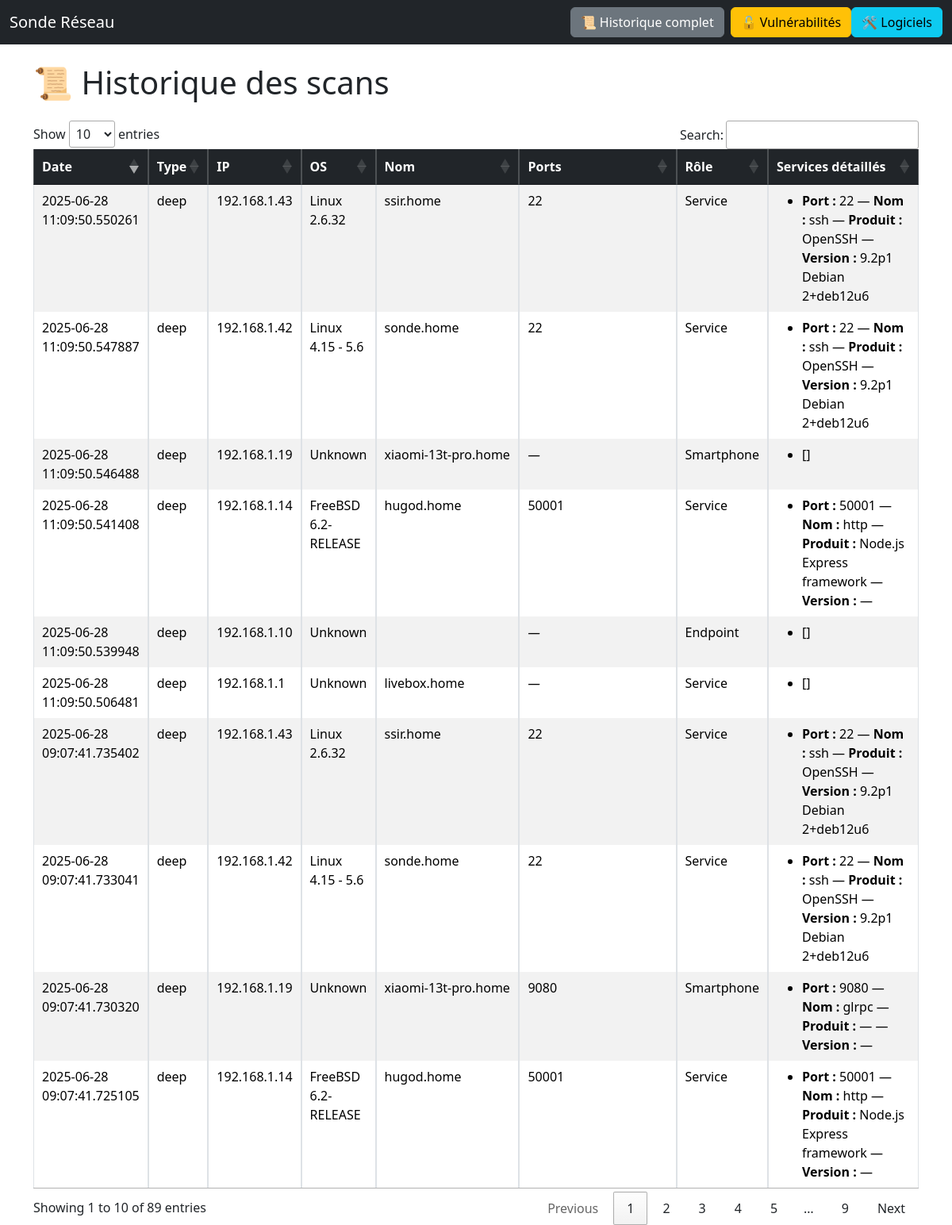
Page /historique on the committed database.
### BD/db.py (models this page shows)
class Scan(Base):
    __tablename__ = "scans"
    id        = Column(Integer, primary_key=True)
    timestamp = Column(DateTime, default=datetime.utcnow, nullable=False)
    scan_type = Column(String)
    ip        = Column(String)
    os        = Column(String)
    hostname  = Column(String)
    netbios   = Column(String)
    ports     = Column(String)
    role      = Column(String)
    device_type = Column(String)
    services  = Column(Text)
    cves      = Column(Text)
    ai_score  = Column(Float)  # Nouveau champ
    ai_method = Column(String)  # Nouveau champ
    services_rel = relationship(
        "Service", back_populates="scan",
        cascade="all, delete-orphan",
    )

class Service(Base):
    __tablename__ = "services"
    id      = Column(Integer, primary_key=True)
    scan_id = Column(Integer, ForeignKey("scans.id"), nullable=False)
    port    = Column(Integer)
    name    = Column(String)
    product = Column(String)
    version = Column(String)
    cves    = Column(String)
    scan      = relationship("Scan", back_populates="services_rel")
    cve_assoc = relationship(
        "ServiceCVE", back_populates="service",
        cascade="all, delete-orphan",
    )

### app.py (the view)
@app.route("/historique")
def historique():
    session = Session()
    entries = (
        session.query(Scan)
               .options(joinedload(Scan.services_rel))
               .order_by(Scan.timestamp.desc())
               .all()
    )
    session.close()
    return render_template("historique.html", entries=entries)

### templates/historique.html (shortened to what this page needs)
<!DOCTYPE html>
<html lang="fr">
<head>
  <link href="https://cdn.jsdelivr.net/npm/bootstrap@5.3.3/dist/css/bootstrap.min.css" rel="stylesheet">
  <link href="https://cdn.datatables.net/1.13.6/css/jquery.dataTables.min.css" rel="stylesheet">
</head>
<body>
  <nav class="navbar navbar-expand-lg navbar-dark bg-dark">
    <div class="container-fluid">
      <a class="navbar-brand" href="{{ url_for('index') }}">Sonde Réseau</a>
      <div class="d-flex">
        <a href="{{ url_for('historique') }}" class="btn btn-secondary me-2">📜 Historique complet</a>
        <a href="{{ url_for('vulns') }}" class="btn btn-warning">🔓 Vulnérabilités</a>
        <a href="{{ url_for('software') }}" class="btn btn-info">🛠️ Logiciels</a>
      </div>
    </div>
  </nav>
  <div class="container mt-4">
    <h1 class="mb-4">📜 Historique des scans</h1>
    <table id="historiqueTable" class="table table-bordered table-striped">
      <thead class="table-dark">
        <tr>
          <th>Date</th>
          <th>Type</th>
          <th>IP</th>
          <th>OS</th>
          <th>Nom</th>
          <th>Ports</th>
          <th>Rôle</th>
          <th>Services détaillés</th>
        </tr>
      </thead>
      <tbody>
        {% for scan in entries %}
        <tr>
          <td>{{ scan.timestamp }}</td>
          <td>{{ scan.scan_type }}</td>
          <td>{{ scan.ip }}</td>
          <td>{{ scan.os }}</td>
          <td>{{ scan.hostname or "" }}</td>
          <td>
            {% if scan.ports %}
              {{ scan.ports }}
            {% else %}
              <em>—</em>
            {% endif %}
          </td>
          <td>
            {% if scan.role %}
              {{ scan.role }}
            {% else %}
              <em>—</em>
            {% endif %}
          </td>
          <td>
            {% if scan.services_rel %}
              <ul class="mb-0">
                {% for svc in scan.services_rel %}
                <li>
                  <strong>Port :</strong> {{ svc.port or "—" }} —
                  <strong>Nom :</strong> {{ svc.name or "—" }} —
                  <strong>Produit :</strong> {{ svc.product or "—" }} —
                  <strong>Version :</strong> {{ svc.version or "—" }}
                </li>
                {% endfor %}
              </ul>
            {% elif scan.services %}
              <ul class="mb-0">
                {% for line in scan.services.split('\n') %}
                  {% if line.strip() %}
                    <li>{{ line }}</li>
                  {% endif %}
                {% endfor %}
              </ul>
            {% else %}
              <em>—</em>
            {% endif %}
          </td>
        </tr>
        {% endfor %}
      </tbody>
    </table>
  </div>
</body>
</html>

### rows in the picture
Scan: timestamp "2025-06-28 11:09:50.550261", scan_type "deep", ip "192.168.1.43", os "Linux 2.6.32", hostname "ssir.home", ports "22", role "Service"
Service: port "22", name "ssh", product "OpenSSH", version "9.2p1 Debian 2+deb12u6"
Scan: timestamp "2025-06-28 11:09:50.547887", scan_type "deep", ip "192.168.1.42", os "Linux 4.15 - 5.6", hostname "sonde.home", ports "22", role "Service"
Service: port "22", name "ssh", product "OpenSSH", version "9.2p1 Debian 2+deb12u6"
Scan: timestamp "2025-06-28 11:09:50.546488", scan_type "deep", ip "192.168.1.19", os "Unknown", hostname "xiaomi-13t-pro.home", role "Smartphone", services "[]"
Scan: timestamp "2025-06-28 11:09:50.541408", scan_type "deep", ip "192.168.1.14", os "FreeBSD 6.2-RELEASE", hostname "hugod.home", ports "50001", role "Service"
Service: port "50001", name "http", product "Node.js Express framework", version "—"
Scan: timestamp "2025-06-28 11:09:50.539948", scan_type "deep", ip "192.168.1.10", os "Unknown", role "Endpoint", services "[]"
Scan: timestamp "2025-06-28 11:09:50.506481", scan_type "deep", ip "192.168.1.1", os "Unknown", hostname "livebox.home", role "Service", services "[]"
Scan: timestamp "2025-06-28 09:07:41.735402", scan_type "deep", ip "192.168.1.43", os "Linux 2.6.32", hostname "ssir.home", ports "22", role "Service"
Service: port "22", name "ssh", product "OpenSSH", version "9.2p1 Debian 2+deb12u6"
Scan: timestamp "2025-06-28 09:07:41.733041", scan_type "deep", ip "192.168.1.42", os "Linux 4.15 - 5.6", hostname "sonde.home", ports "22", role "Service"
Service: port "22", name "ssh", product "OpenSSH", version "9.2p1 Debian 2+deb12u6"
Scan: timestamp "2025-06-28 09:07:41.730320", scan_type "deep", ip "192.168.1.19", os "Unknown", hostname "xiaomi-13t-pro.home", ports "9080", role "Smartphone"
Service: port "9080", name "glrpc", product "—", version "—"
Scan: timestamp "2025-06-28 09:07:41.725105", scan_type "deep", ip "192.168.1.14", os "FreeBSD 6.2-RELEASE", hostname "hugod.home", ports "50001", role "Service"
Service: port "50001", name "http", product "Node.js Express framework", version "—"
